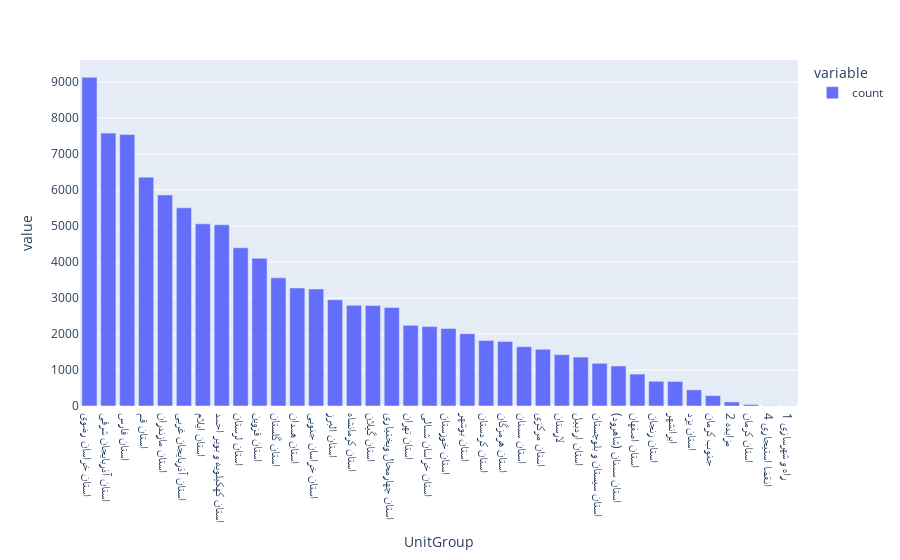

The notebook cell this image was saved under:
### Code cell
px.bar(merged_tamirat_price_bank['UnitGroup'].value_counts())

### Figure 1 — Plotly figure (JSON) as saved in the notebook; plotly's stock layout.template omitted (floating-point values rounded to 4 significant figures)
{"data": [{"hovertemplate": "variable=count<br>UnitGroup=%{x}<br>value=%{y}<extra></extra>", "legendgroup": "count", "marker": {"color": "#636efa", "pattern": {"shape": ""}}, "name": "count", "orientation": "v", "showlegend": true, "textposition": "auto", "type": "bar", "x": ["استان خراسان رضوی", "استان آذربایجان شرقی", "استان فارس", "استان قم", "استان مازندران", "استان آذربایجان غربی", "استان ایلام", "استان کهکیلویه و بویر احمد", "استان لرستان", "استان قزوین", "استان گلستان", "استان همدان", "استان خراسان جنوبی", "استان البرز", "استان کرمانشاه", "استان گیلان", "استان چهارمحال وبختیاری", "استان تهران", "استان خراسان شمالی", "استان خوزستان", "استان بوشهر", "استان کردستان", "استان هرمزگان", "استان سمنان", "استان مرکزی", "لارستان", "استان اردبیل", "استان سیستان و بلوچستان", "استان سمنان (شاهرود)", "استان اصفهان", "استان زنجان", "ایرانشهر", "استان یزد", "جنوب کرمان", "2 مزایده", "استان کرمان", "4 انقضا استیجاری", "1 راه و شهرسازی"], "xaxis": "x", "y": [9136, 7585, 7549, 6361, 5867, 5508, 5063, 5037, 4399, 4104, 3563, 3282, 3252, 2954, 2798, 2795, 2738, 2241, 2207, 2153, 2011, 1821, 1791, 1650, 1577, 1426, 1360, 1186, 1113, 887, 687, 682, 449, 288, 113, 43, 9, 6], "yaxis": "y"}], "layout": {"barmode": "relative", "legend": {"title": {"text": "variable"}, "tracegroupgap": 0}, "margin": {"t": 60}, "xaxis": {"anchor": "y", "domain": [0, 1], "title": {"text": "UnitGroup"}}, "yaxis": {"anchor": "x", "domain": [0, 1], "title": {"text": "value"}}}}
